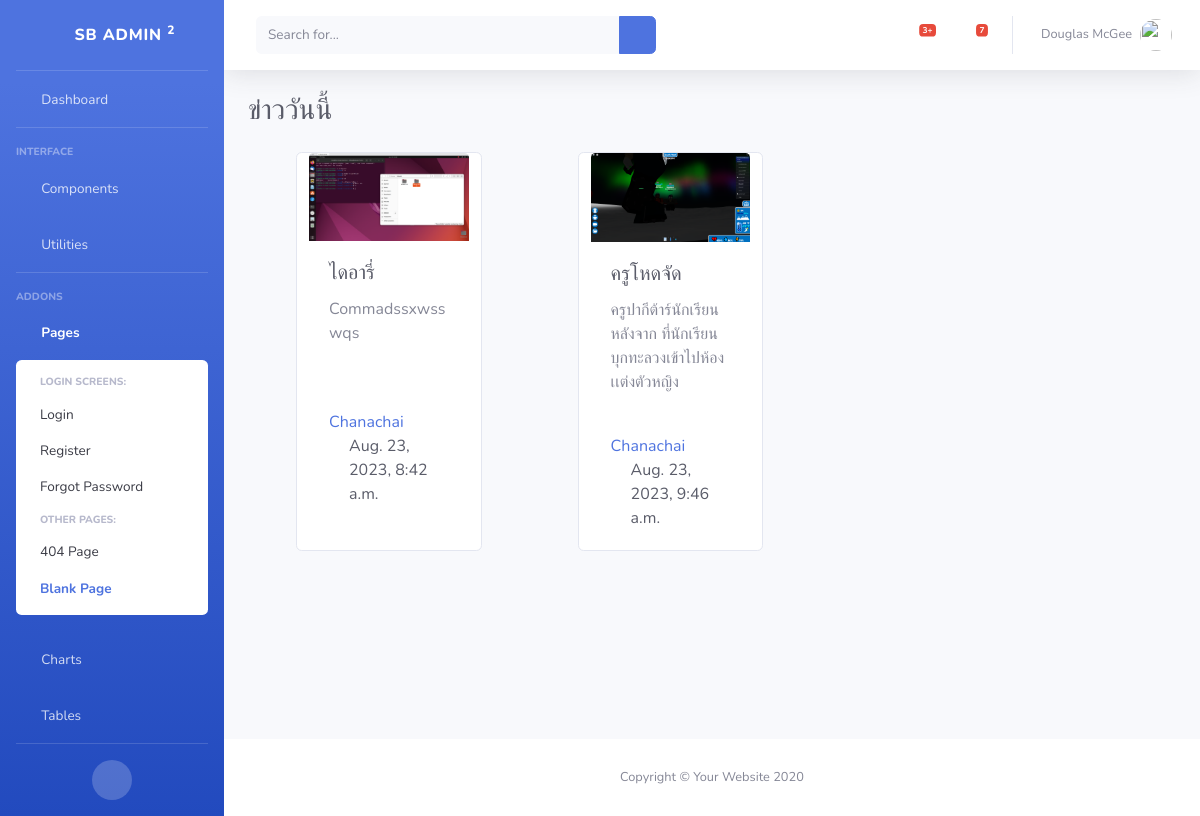
Before: / with the older database file.
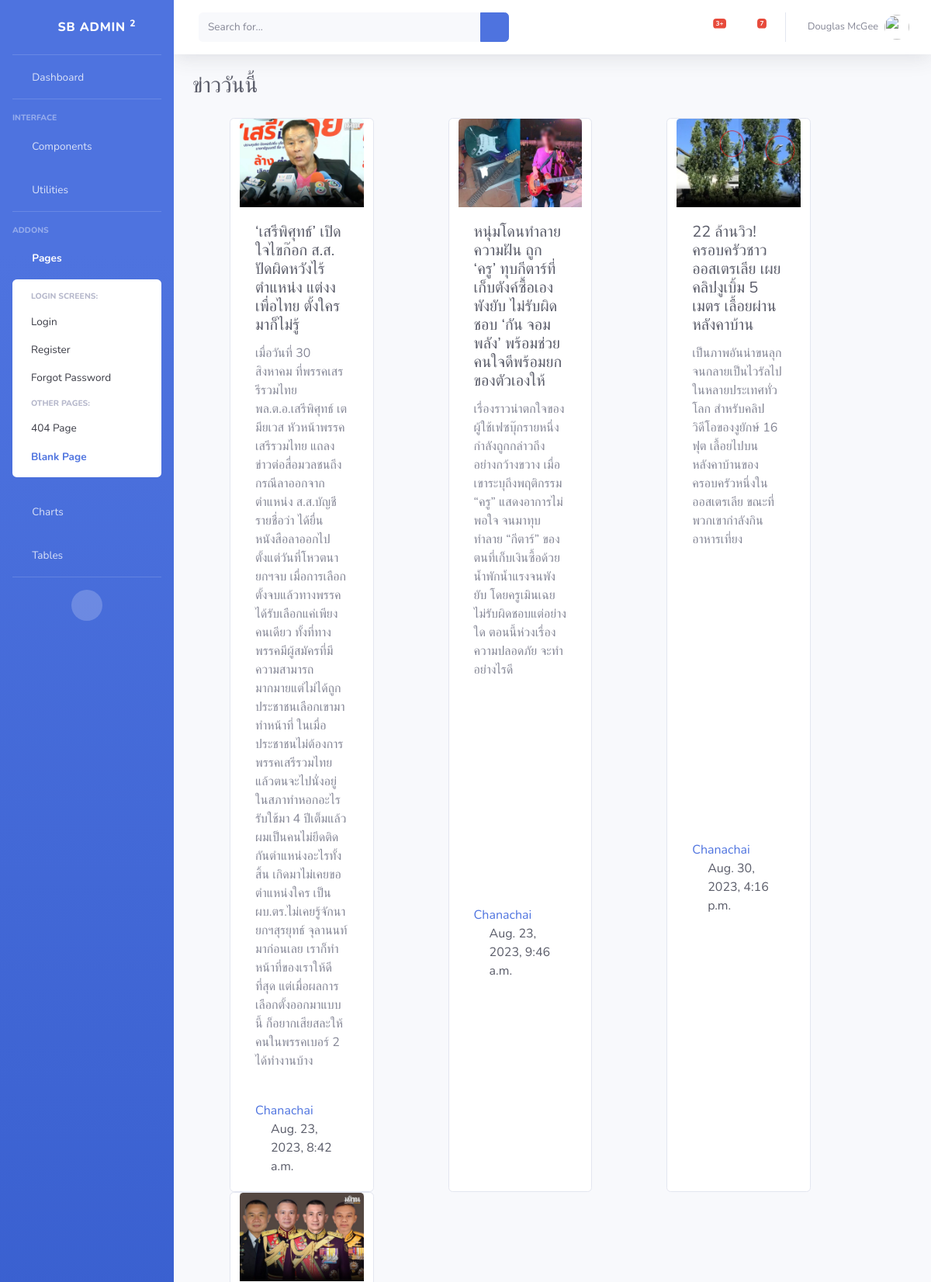
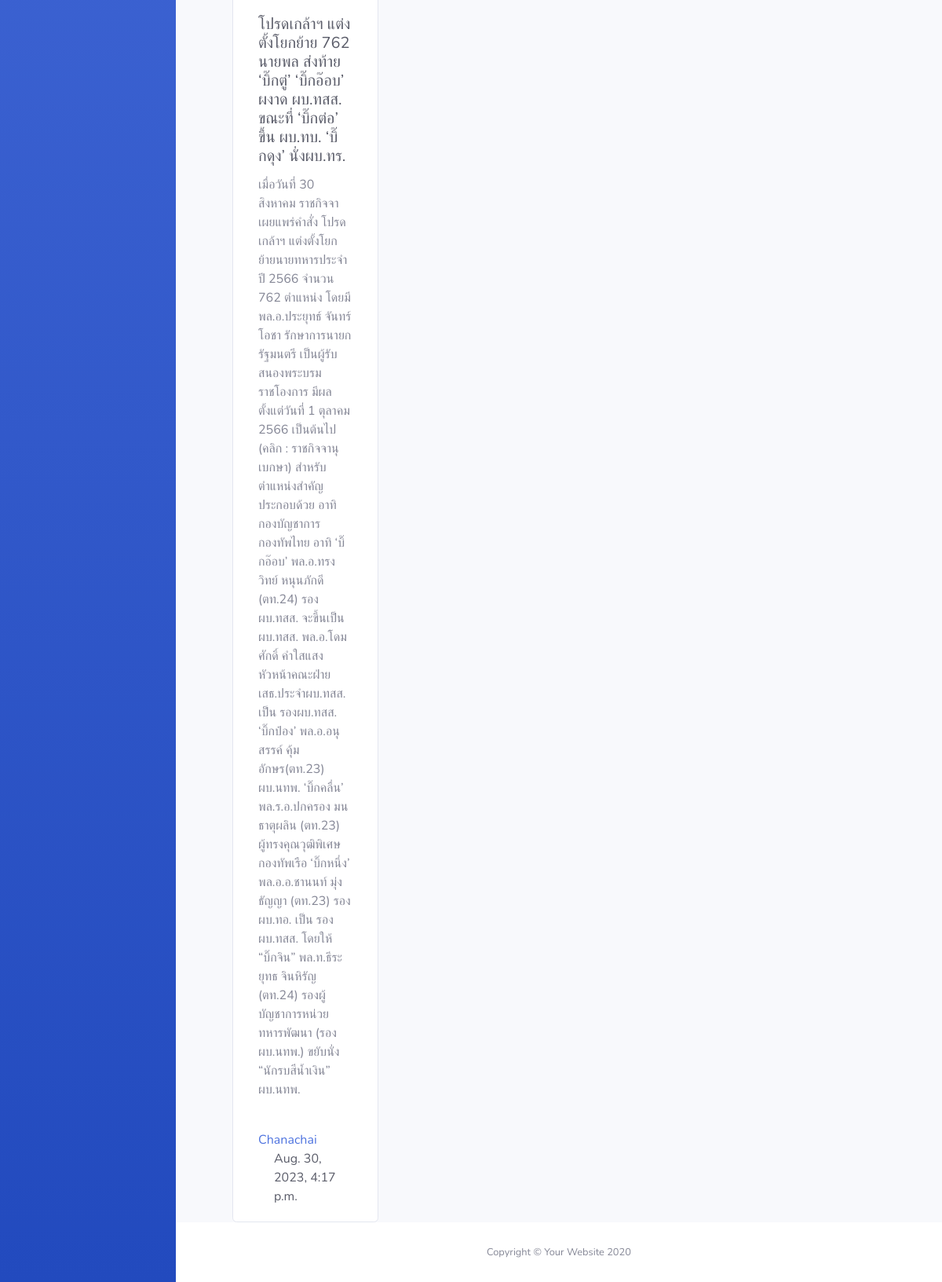
After: the same page with the newer database file (2 pictures, top to bottom).
### News/models.py (models this page shows, shortened)
class News(models.Model):
    title = models.CharField(max_length=128)
    Author = models.ForeignKey(Author,on_delete=models.CASCADE)
    content = models.TextField()
    time_date = models.DateTimeField(auto_now_add=True)
    immage = models.ImageField(upload_to="content")

class Author(models.Model):
    frist_mane = models.CharField(max_length=128)
    Lest_Name = models.CharField(max_length=128)
    rank = models.IntegerField(choices=Rank)
    def __str__(self):
        return self.frist_mane

### News/views.py (the view)
# urls.py: path('',views.index),
def index(request):
    context = {}
    news = models.News.objects.all()
    for newss in news:
        newss.Author.rank = getModelChoice(newss.Author.rank, models.Rank)
    context["news"] = news
    return render (request,"blank.html", context)

### News/views.py (called while the page is built)
def getModelChoice(num, choices):
    for choice in choices:
        if choice[0] == num:
                return choice[1]

### template/blank.html (shortened to what this page needs)
{%load static%}
<!DOCTYPE html>
<html lang="en">
<head>
    <link href="{% static 'vendor/fontawesome-free/css/all.min.css' %}" rel="stylesheet" type="text/css">
    <link href="{% static 'css/sb-admin-2.min.css' %}" rel="stylesheet">
</head>
<body id="page-top">
    <div id="wrapper">
        <ul class="navbar-nav bg-gradient-primary sidebar sidebar-dark accordion" id="accordionSidebar">
            <a class="sidebar-brand d-flex align-items-center justify-content-center" href="index.html">
                <div class="sidebar-brand-icon rotate-n-15">
                    <i class="fas fa-laugh-wink"></i>
                </div>
                <div class="sidebar-brand-text mx-3">SB Admin <sup>2</sup></div>
            </a>
            <hr class="sidebar-divider my-0">
            <li class="nav-item">
                <a class="nav-link" href="index.html">
                    <i class="fas fa-fw fa-tachometer-alt"></i>
                    <span>Dashboard</span></a>
            </li>
            <hr class="sidebar-divider">
            <div class="sidebar-heading">
                Interface
            </div>
            <li class="nav-item">
                <a class="nav-link collapsed" href="#" data-toggle="collapse" data-target="#collapseTwo"
                    aria-expanded="true" aria-controls="collapseTwo">
                    <i class="fas fa-fw fa-cog"></i>
                    <span>Components</span>
                </a>
            </li>
            <li class="nav-item">
                <a class="nav-link collapsed" href="#" data-toggle="collapse" data-target="#collapseUtilities"
                    aria-expanded="true" aria-controls="collapseUtilities">
                    <i class="fas fa-fw fa-wrench"></i>
                    <span>Utilities</span>
                </a>
            </li>
            <hr class="sidebar-divider">
            <div class="sidebar-heading">
                Addons
            </div>
            <li class="nav-item active">
                <a class="nav-link" href="#" data-toggle="collapse" data-target="#collapsePages" aria-expanded="true"
                    aria-controls="collapsePages">
                    <i class="fas fa-fw fa-folder"></i>
                    <span>Pages</span>
                </a>
                <div id="collapsePages" class="collapse show" aria-labelledby="headingPages"
                    data-parent="#accordionSidebar">
                    <div class="bg-white py-2 collapse-inner rounded">
                        <h6 class="collapse-header">Login Screens:</h6>
                        <a class="collapse-item" href="login.html">Login</a>
                        <a class="collapse-item" href="register.html">Register</a>
                        <a class="collapse-item" href="forgot-password.html">Forgot Password</a>
                        <h6 class="collapse-header">Other Pages:</h6>
                        <a class="collapse-item" href="404.html">404 Page</a>
                        <a class="collapse-item active" href="blank.html">Blank Page</a>
                    </div>
                </div>
            </li>
            <li class="nav-item">
                <a class="nav-link" href="charts.html">
                    <i class="fas fa-fw fa-chart-area"></i>
                    <span>Charts</span></a>
            </li>
            <li class="nav-item">
                <a class="nav-link" href="tables.html">
                    <i class="fas fa-fw fa-table"></i>
                    <span>Tables</span></a>
            </li>
            <hr class="sidebar-divider d-none d-md-block">
            <div class="text-center d-none d-md-inline">
                <button class="rounded-circle border-0" id="sidebarToggle"></button>
            </div>
        </ul>
        <div id="content-wrapper" class="d-flex flex-column">
            <div id="content">
                <nav class="navbar navbar-expand navbar-light bg-white topbar mb-4 static-top shadow">
                    <form
                        class="d-none d-sm-inline-block form-inline mr-auto ml-md-3 my-2 my-md-0 mw-100 navbar-search">
                        <div class="input-group">
                            <input type="text" class="form-control bg-light border-0 small" placeholder="Search for..."
                                aria-label="Search" aria-describedby="basic-addon2">
                            <div class="input-group-append">
                                <button class="btn btn-primary" type="button">
                                    <i class="fas fa-search fa-sm"></i>
                                </button>
                            </div>
                        </div>
                    </form>
                    <ul class="navbar-nav ml-auto">
                        <li class="nav-item dropdown no-arrow mx-1">
                            <a class="nav-link dropdown-toggle" href="#" id="alertsDropdown" role="button"
                                data-toggle="dropdown" aria-haspopup="true" aria-expanded="false">
                                <i class="fas fa-bell fa-fw"></i>
                                <span class="badge badge-danger badge-counter">3+</span>
                            </a>
                        </li>
                        <li class="nav-item dropdown no-arrow mx-1">
                            <a class="nav-link dropdown-toggle" href="#" id="messagesDropdown" role="button"
                                data-toggle="dropdown" aria-haspopup="true" aria-expanded="false">
                                <i class="fas fa-envelope fa-fw"></i>
                                <span class="badge badge-danger badge-counter">7</span>
                            </a>
                        </li>
                        <li class="nav-item dropdown no-arrow">
                            <a class="nav-link dropdown-toggle" href="#" id="userDropdown" role="button"
                                data-toggle="dropdown" aria-haspopup="true" aria-expanded="false">
                                <span class="mr-2 d-none d-lg-inline text-gray-600 small">Douglas McGee</span>
                                <img class="img-profile rounded-circle" src="{% static 'img/undraw_profile.svg' %}">
                            </a>
                        </li>
                    </ul>
                </nav>
                <div class="container-fluid">
                    <h1 class="h3 mb-4 text-gray-800 text-black-100">ข่าววันนี้</h1>
                    <section class="row row-cols-5 m-auto">
                        {% for i in news %}
                        <div class="card col mx-5" >
                            <img src="media/{{ i.immage }}" class="card-img-top" alt="...">
                            <div class="card-body">
                                <h5 class="card-title text-dark">{{i.title}}</h5>
                                <p class="card-text text-black">{{i.content}}</p>
                            </div>
                            <div class="card-body">
                                <a href="#" class="card-link d-block">{{i.Author}}</a>
                                <a href="#" class="card-link d-block text-dark">{{i.time_date}}</a>
                            </div>
                        </div>
                        {% endfor %}
                    </section>
                </div>
            </div>
            <footer class="sticky-footer bg-white">
                <div class="container my-auto">
                    <div class="copyright text-center my-auto">
                        <span>Copyright &copy; Your Website 2020</span>
                    </div>
                </div>
            </footer>
        </div>
    </div>
</body>
</html>

Changed rows visible on the page:
changed News: immage: a different picture; title "ไดอารี่" → "‘เสรีพิศุทธ์’ เปิดใจไขก๊อก ส.ส. ปัดผิดหวังไร้ตำแหน่ง แต่งงเพื่อไทย ตั้งใครมาก็ไม่รู้"; content "Commadssxwsswqs" → "เมื่อวันที่ 30 สิงหาคม ที่พรรคเสรรีรวมไทย พล.ต.อ.เสรีพิศุทธ์ เตมียเวส หัวหน้าพรรคเสรีรวมไทย แถลงข่าวต่อสื่อมวลชนถึงกรณีลาออกจากตำแหน่ง ส.ส.บัญชีรายชื่อว่า ได้ยื่นหนังสือลาออกไปตั้งแต่วันที่โหวตนายกฯจบ เมื่อการเลือกตั้งจบแล้วทางพรรคได้รับเลือกแค่เพียงคนเดียว ทั้งที่ทางพรรคมีผู้สมัครที่มีความสามารถมากมายแต่ไม่ได้ถูกประชาชนเลือกเขามาทำหน้าที่ ในเมื่อประชาชนไม่ต้องการพรรคเสรีรวมไทยแล้วตนจะไปนั่งอยู่ในสภาทำหอกอะไร รับใช้มา 4 ปีเต็มแล้ว ผมเป็นคนไม่ยึดติดกันตำแหน่งอะไรทั้งสิ้น เกิดมาไม่เคยขอตำแหน่งใคร เป็น ผบ.ตร.ไม่เคยรู้จักนายกฯสุรยุทธ์ จุลานนท์ มาก่อนเลย เราก็ทำหน้าที่ของเราให้ดีที่สุด แต่เมื่อผลการเลือกตั้งออกมาแบบนี้ ก็อยากเสียสละให้คนในพรรคเบอร์ 2 ได้ทำงานบ้าง"
changed News: immage: a different picture; title "ครูโหดจัด" → "หนุ่มโดนทำลายความฝัน ถูก ‘ครู’ ทุบกีตาร์ที่เก็บตังค์ซื้อเองพังยับ ไม่รับผิดชอบ ‘กัน จอมพลัง’ พร้อมช่วย คนใจดีพร้อมยกของตัวเองให้"; content "ครูปากีต้าร์นักเรียนหลังจาก ที่นักเรียนบุกทะลวงเข้าไปห้องเเต่งตัวหญิง" → "เรื่องราวน่าตกใจของ ผู้ใช้เฟซบุ๊กรายหนึ่ง กำลังถูกกล่าวถึงอย่างกว้างขวาง เมื่อเขาระบุถึงพฤติกรรม “ครู” แสดงอาการไม่พอใจ จนมาทุบทำลาย “กีตาร์” ของตนที่เก็บเงินซื้อด้วยน้ำพักน้ำแรงจนพังยับ โดยครูเมินเฉยไม่รับผิดชอบแต่อย่างใด ตอนนี้ห่วงเรื่องความปลอดภัย จะทำอย่างไรดี"
added News: immage (picture), title "22 ล้านวิว! ครอบครัวชาวออสเตรเลีย เผยคลิปงูเบิ้ม 5 เมตร เลื้อยผ่านหลังคาบ้าน", content "เป็นภาพอันน่าขนลุก จนกลายเป็นไวรัลไปในหลายประเทศทั่วโลก สำหรับคลิปวิดีโอของงูยักษ์ 16 ฟุต เลื้อยไปบนหลังคาบ้านของครอบครัวหนึ่งในออสเตรเลีย ขณะที่พวกเขากำลังกินอาหารเที่ยง", Author "Chanachai", time_date "Aug. 30, 2023, 4:16 p.m."
added News: immage (picture), title "โปรดเกล้าฯ แต่งตั้งโยกย้าย 762 นายพล ส่งท้าย ‘บิ๊กตู่’ ‘บิ๊กอ๊อบ’ ผงาด ผบ.ทสส. ขณะที่ ‘บิ๊กต่อ’ ขึ้น ผบ.ทบ. ‘บิ๊กดุง’ นั่งผบ.ทร.", content "เมื่อวันที่ 30 สิงหาคม ราชกิจจาเผยแพร่คำสั่ง โปรดเกล้าฯ แต่งตั้งโยกย้ายนายทหารประจำปี 2566 จำนวน 762 ตำแหน่ง โดยมี พล.อ.ประยุทธ์ จันทร์โอชา รักษาการนายกรัฐมนตรี เป็นผู้รับสนองพระบรมราชโองการ มีผลตั้งแต่วันที่ 1 ตุลาคม 2566 เป็นต้นไป (คลิก : ราชกิจจานุเบกษา) สำหรับตำแหน่งสำคัญประกอบด้วย อาทิ กองบัญชาการกองทัพไทย อาทิ ‘บิ๊กอ๊อบ’ พล.อ.ทรงวิทย์ หนุนภักดี (ตท.24) รอง ผบ.ทสส. จะขึ้นเป็น ผบ.ทสส. พล.อ.โดมศักดิ์ คำใสแสง หัวหน้าคณะฝ่ายเสธ.ประจำผบ.ทสส. เป็น รองผบ.ทสส. ‘บิ๊กป๋อง’ พล.อ.อนุสรรค์ คุ้มอักษร(ตท.23) ผบ.นทพ. ‘บิ๊กคลื่น’ พล.ร.อ.ปกครอง มนธาตุผลิน (ตท.23) ผู้ทรงคุณวุฒิพิเศษกองทัพเรือ ‘บิ๊กหนึ่ง’ พล.อ.อ.ชานนท์ มุ่งธัญญา (ตท.23) รอง ผบ.ทอ. เป็น รอง ผบ.ทสส. โดยให้ “บิ๊กจิน” พล.ท.ธีระยุทธ จินหิรัญ…", Author "Chanachai", time_date "Aug. 30, 2023, 4:17 p.m."
